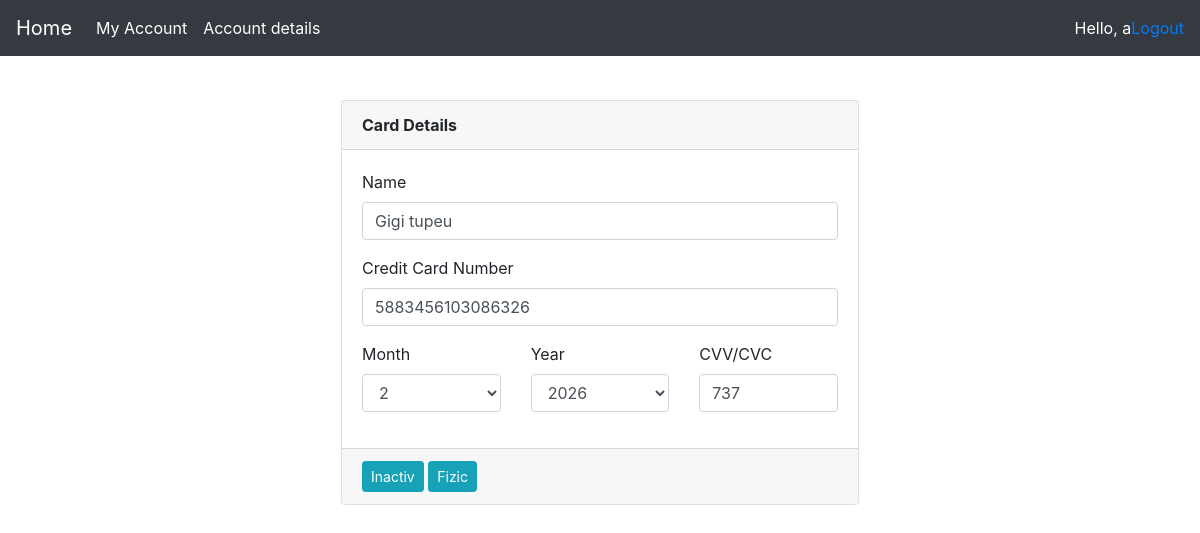
/card/18 (signed in), run on the app's committed database.
### accounts/models.py (models this page shows)
class Card(models.Model):
    card_number = models.CharField(max_length=16, null=True)
    expiration_date = models.CharField(max_length=5, null=True)
    cvv = models.CharField(max_length=3, null=True)
    card_type = models.BooleanField(default=0) # 0-fizic ; 1-virtual
    card_status = models.BooleanField(default=0) # 0-inactiv ; 1-activ
    pin = models.CharField(max_length=4, null=True)
    banking_account = models.ForeignKey(BankingAccount, null=True, on_delete = models.SET_NULL)

class BankingAccount(models.Model):
    iban = models.CharField(max_length=24, null=True)
    account_type = models.CharField(max_length=15, null=True)
    currency = models.CharField(max_length=5, null=True)
    sold = models.FloatField()
    user = models.ForeignKey(settings.AUTH_USER_MODEL, null=True, on_delete = models.SET_NULL)

### accounts/views.py (the view)
# urls.py: path('card/<int:cardId>', views.card, name='card'),
@login_required(login_url='login')
def card(request, cardId):
    try:
        card = Card.objects.get(id=cardId)
        return render(request, 'accounts/cardDetails.html', {'card': card})
    except:
        return render(request, 'accounts/cardDetails.html', {'message': 'Card does not exist...'})

### accounts/templates/accounts/cardDetails.html (shortened to what this page needs)
{% load static %}
<html>
<head>
  <link rel="stylesheet" href="https://cdn.jsdelivr.net/npm/bootstrap@4.6.1/dist/css/bootstrap.min.css">
  <link rel="stylesheet" href="{% static 'css/style.css' %}">
</head>
<body>
{% include "accounts/navigation.html" %}
<div class="d-flex justify-content-center form_container">
<div class="padding">
    <div class="row">
        <div class="col-sm-12">
            <div class="card">
                <div class="card-header">
                    <strong>Card Details</strong>
                </div>
                <div class="card-body">
                    <div class="row">
                        <div class="col-sm-12">
                            <div class="form-group">
                                <label for="name">Name</label>
                                <input class="form-control" id="name" type="text" placeholder="Enter your name" value="{{card.banking_account.user.first_name}} {{card.banking_account.user.last_name}}">
                            </div>
                        </div>
                    </div>
                    <div class="row">
                        <div class="col-sm-12">
                            <div class="form-group">
                                <label for="ccnumber">Credit Card Number</label>
                                <div class="input-group">
                                    <input class="form-control" type="text" placeholder="0000 0000 0000 0000" autocomplete="email" value="{{card.card_number}}">
                                </div>
                            </div>
                        </div>
                    </div>
                    <div class="row">
                        <div class="form-group col-sm-4">
                            <label for="ccmonth">Month</label>
                            <select class="form-control" id="ccmonth">
                                <option>2</option>
                            </select>
                        </div>
                        <div class="form-group col-sm-4">
                            <label for="ccyear">Year</label>
                            <select class="form-control" id="ccyear">
                                <option>2026</option>
                            </select>
                        </div>
                        <div class="col-sm-4">
                            <div class="form-group">
                                <label for="cvv">CVV/CVC</label>
                                <input class="form-control" id="cvv" type="text" placeholder="123" value="{{card.cvv}}">
                            </div>
                        </div>
                    </div>
                </div>
                <div class="card-footer">
                    <button class="btn btn-sm btn-info" type="button">
                        {% if card.card_status %}
                            Inactiv
                        {% else %}
                            Activ
                        {% endif %}
                    </button>
                    <button class="btn btn-sm btn-info" type="button">
                        {% if card.card_type %}
                            Fizic
                        {% else %}
                            Virtual
                        {% endif %}
                    </button>
                </div>
            </div>
        </div>
    </div>
</div>
</div>
</body>
</html>

### accounts/templates/accounts/navigation.html (shortened to what this page needs)
{% load static %}
<html lang="en">
<head>
  <link rel="stylesheet" href="https://cdn.jsdelivr.net/npm/bootstrap@4.6.1/dist/css/bootstrap.min.css">
  <link rel="stylesheet" href="accounts/css/style.css">
</head>
<body>
    <nav id="navigation" class="navbar navbar-expand-lg navbar-dark bg-dark">
        <a class="navbar-brand" href="{% url 'home' %}">Home</a>
        <div class="collapse navbar-collapse" id="navbarSupportedContent">
          <ul class="navbar-nav mr-auto">
            <li class="nav-item active">
              <a class="nav-link" href="{% url 'myaccount' %}">My Account <span class="sr-only">(current)</span></a>
            </li>
            <li class="nav-item active">
              <a class="nav-link" href="{% url 'updatecustomerinformation' %}">Account details <span class="sr-only">(current)</span></a>
            </li>
          </ul>
        </div>
        <span class="hello-msg" style="color:white">Hello, {{request.user}}</span>
        <span ><a  class="hello-msg" href="{% url 'logout' %}">Logout</a></span>
      </nav>
<br>
</body>
</html>

### accounts/static/css/style.css (style rules this page uses)
body, html { margin: 0; padding: 0; height: 100%; }
.form_container { margin-top: 20px; }

### data on the page
Card: banking_account.user.first_name "Gigi tupeu", card_number "5883456103086326", cvv "737"

### other printed values
{{ request.user }} "a"
